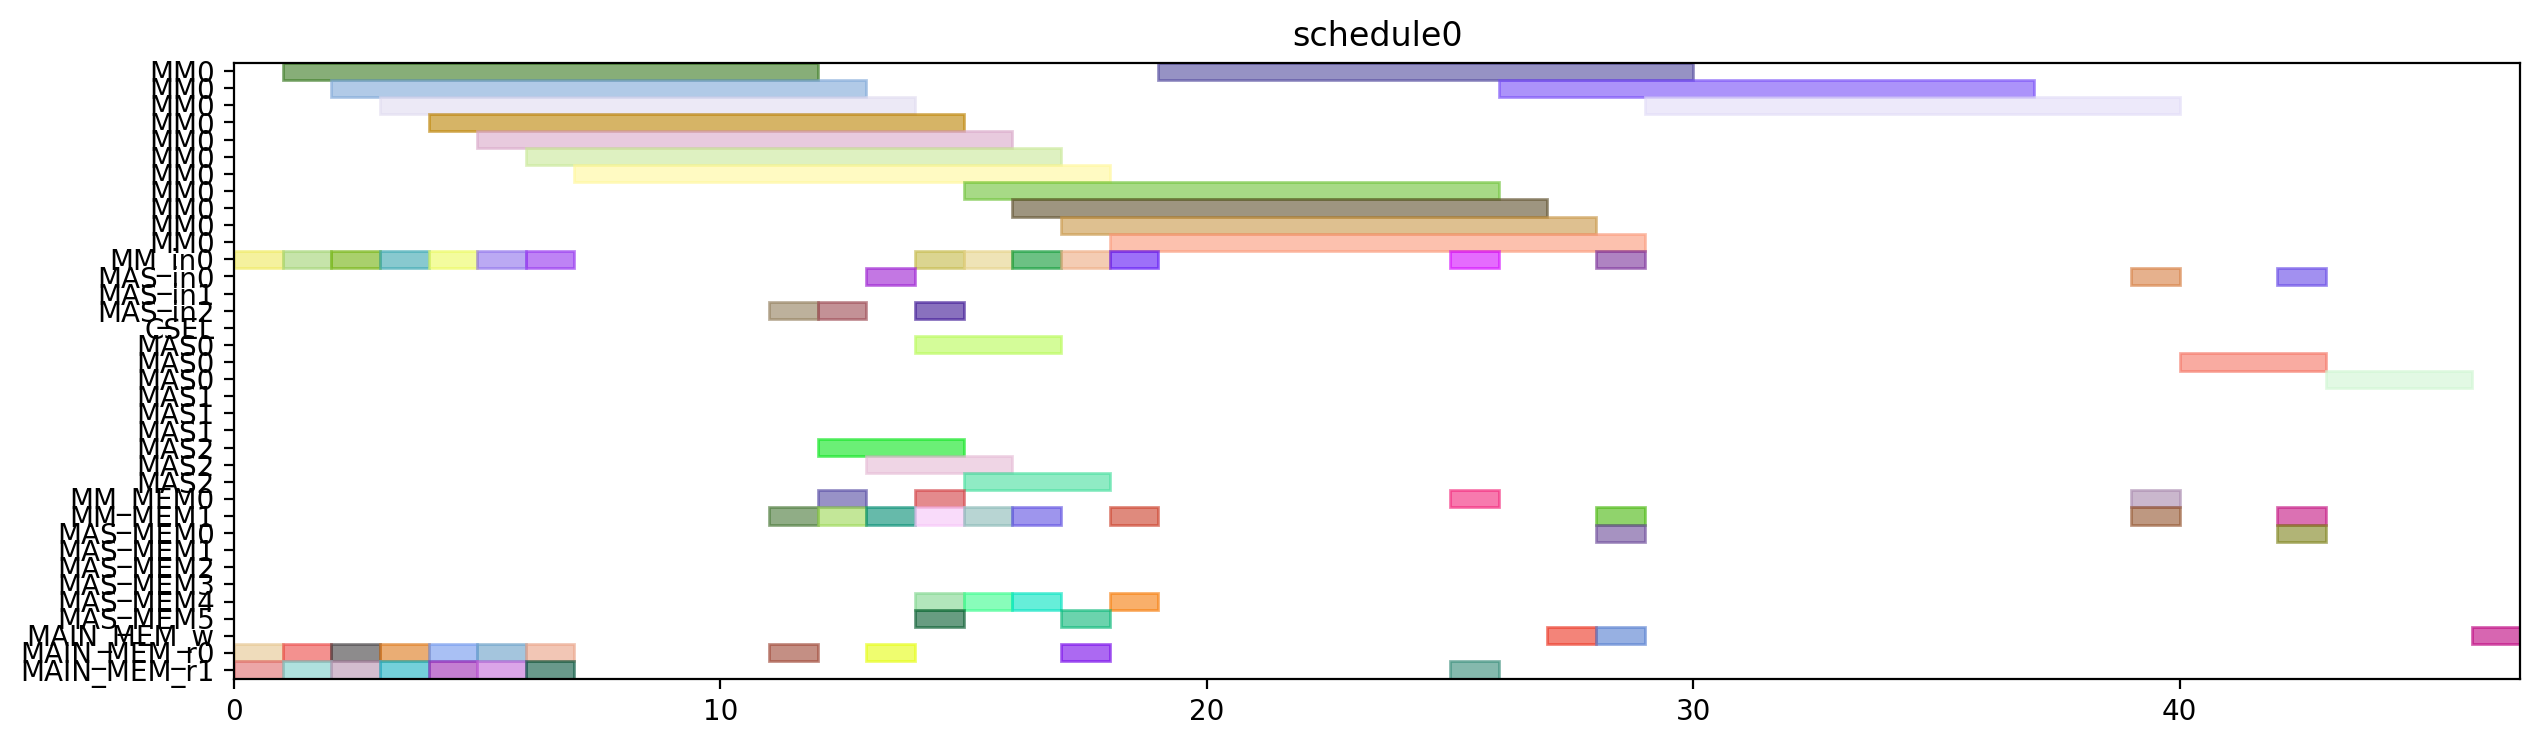

This figure's Python source:
from pyschedule import Scenario, solvers, plotters, alt


def solve():
	horizon = 120
	S = Scenario("schedule0", horizon=horizon)

	# resource
	MM = S.Resources('MM', num=1, size=11)
	MM_in = S.Resources('MM_in', num=1)
	MAS_in = S.Resources('MAS_in', num=3)
	CSEL = S.Resource('CSEL')
	MAS = S.Resources('MAS', num=3, size=3, periods=range(1, horizon))
	MM_MEM = S.Resources('MM_MEM', num=2)
	MAS_MEM = S.Resources('MAS_MEM', num=6)
	MAIN_MEM_w = S.Resource('MAIN_MEM_w', size=1)
	MAIN_MEM_r = S.Resources('MAIN_MEM_r', num=2)

	# result of previous scheduling

	# new tasks
	r1 = S.Task('r1', length=11, delay_cost=1)
	r1 += alt(MM)
	r1_in = S.Task('r1_in', length=1, delay_cost=1)
	r1_in += alt(MM_in)
	S += r1_in*MM_in[0]<=r1*MM[0]
	r1_mem0 = S.Task('r1_mem0', length=1, delay_cost=1)
	r1_mem0 += MAIN_MEM_r[0]
	S += r1_mem0 <= r1

	r1_mem1 = S.Task('r1_mem1', length=1, delay_cost=1)
	r1_mem1 += MAIN_MEM_r[1]
	S += r1_mem1 <= r1

	r3 = S.Task('r3', length=11, delay_cost=1)
	r3 += alt(MM)
	r3_in = S.Task('r3_in', length=1, delay_cost=1)
	r3_in += alt(MM_in)
	S += r3_in*MM_in[0]<=r3*MM[0]
	r3_mem0 = S.Task('r3_mem0', length=1, delay_cost=1)
	r3_mem0 += MAIN_MEM_r[0]
	S += r3_mem0 <= r3

	r3_mem1 = S.Task('r3_mem1', length=1, delay_cost=1)
	r3_mem1 += MAIN_MEM_r[1]
	S += r3_mem1 <= r3

	r4 = S.Task('r4', length=11, delay_cost=1)
	r4 += alt(MM)
	r4_in = S.Task('r4_in', length=1, delay_cost=1)
	r4_in += alt(MM_in)
	S += r4_in*MM_in[0]<=r4*MM[0]
	r4_mem0 = S.Task('r4_mem0', length=1, delay_cost=1)
	r4_mem0 += MAIN_MEM_r[0]
	S += r4_mem0 <= r4

	r4_mem1 = S.Task('r4_mem1', length=1, delay_cost=1)
	r4_mem1 += MAIN_MEM_r[1]
	S += r4_mem1 <= r4

	r5 = S.Task('r5', length=11, delay_cost=1)
	r5 += alt(MM)
	r5_in = S.Task('r5_in', length=1, delay_cost=1)
	r5_in += alt(MM_in)
	S += r5_in*MM_in[0]<=r5*MM[0]
	r5_mem0 = S.Task('r5_mem0', length=1, delay_cost=1)
	r5_mem0 += MAIN_MEM_r[0]
	S += r5_mem0 <= r5

	r5_mem1 = S.Task('r5_mem1', length=1, delay_cost=1)
	r5_mem1 += MAIN_MEM_r[1]
	S += r5_mem1 <= r5

	r6 = S.Task('r6', length=11, delay_cost=1)
	r6 += alt(MM)
	r6_in = S.Task('r6_in', length=1, delay_cost=1)
	r6_in += alt(MM_in)
	S += r6_in*MM_in[0]<=r6*MM[0]
	r6_mem0 = S.Task('r6_mem0', length=1, delay_cost=1)
	r6_mem0 += MAIN_MEM_r[0]
	S += r6_mem0 <= r6

	r6_mem1 = S.Task('r6_mem1', length=1, delay_cost=1)
	r6_mem1 += MAIN_MEM_r[1]
	S += r6_mem1 <= r6

	r12 = S.Task('r12', length=11, delay_cost=1)
	r12 += alt(MM)
	r12_in = S.Task('r12_in', length=1, delay_cost=1)
	r12_in += alt(MM_in)
	S += r12_in*MM_in[0]<=r12*MM[0]
	r12_mem0 = S.Task('r12_mem0', length=1, delay_cost=1)
	r12_mem0 += MAIN_MEM_r[0]
	S += r12_mem0 <= r12

	r12_mem1 = S.Task('r12_mem1', length=1, delay_cost=1)
	r12_mem1 += MAIN_MEM_r[1]
	S += r12_mem1 <= r12

	r13 = S.Task('r13', length=11, delay_cost=1)
	r13 += alt(MM)
	r13_in = S.Task('r13_in', length=1, delay_cost=1)
	r13_in += alt(MM_in)
	S += r13_in*MM_in[0]<=r13*MM[0]
	r13_mem0 = S.Task('r13_mem0', length=1, delay_cost=1)
	r13_mem0 += MAIN_MEM_r[0]
	S += r13_mem0 <= r13

	r13_mem1 = S.Task('r13_mem1', length=1, delay_cost=1)
	r13_mem1 += MAIN_MEM_r[1]
	S += r13_mem1 <= r13

	r2 = S.Task('r2', length=3, delay_cost=1)
	r2 += alt(MAS)
	r2_in = S.Task('r2_in', length=1, delay_cost=1)
	r2_in += alt(MAS_in)
	S += r2_in*MAS_in[0]<=r2*MAS[0]

	S += r2_in*MAS_in[1]<=r2*MAS[1]

	S += r2_in*MAS_in[2]<=r2*MAS[2]

	r2_mem0 = S.Task('r2_mem0', length=1, delay_cost=1)
	r2_mem0 += alt(MM_MEM)
	S += (r1*MM[0])-1 < r2_mem0*MM_MEM[0]
	S += r2_mem0 <= r2

	r2_mem1 = S.Task('r2_mem1', length=1, delay_cost=1)
	r2_mem1 += alt(MM_MEM)
	S += (r1*MM[0])-1 < r2_mem1*MM_MEM[1]
	S += r2_mem1 <= r2

	r7 = S.Task('r7', length=3, delay_cost=1)
	r7 += alt(MAS)
	r7_in = S.Task('r7_in', length=1, delay_cost=1)
	r7_in += alt(MAS_in)
	S += r7_in*MAS_in[0]<=r7*MAS[0]

	S += r7_in*MAS_in[1]<=r7*MAS[1]

	S += r7_in*MAS_in[2]<=r7*MAS[2]

	r7_mem0 = S.Task('r7_mem0', length=1, delay_cost=1)
	r7_mem0 += alt(MM_MEM)
	S += (r5*MM[0])-1 < r7_mem0*MM_MEM[0]
	S += r7_mem0 <= r7

	r7_mem1 = S.Task('r7_mem1', length=1, delay_cost=1)
	r7_mem1 += alt(MM_MEM)
	S += (r6*MM[0])-1 < r7_mem1*MM_MEM[1]
	S += r7_mem1 <= r7

	r8 = S.Task('r8', length=3, delay_cost=1)
	r8 += alt(MAS)
	r8_in = S.Task('r8_in', length=1, delay_cost=1)
	r8_in += alt(MAS_in)
	S += r8_in*MAS_in[0]<=r8*MAS[0]

	S += r8_in*MAS_in[1]<=r8*MAS[1]

	S += r8_in*MAS_in[2]<=r8*MAS[2]

	r8_mem0 = S.Task('r8_mem0', length=1, delay_cost=1)
	r8_mem0 += MAIN_MEM_r[0]
	S += r8_mem0 <= r8

	r8_mem1 = S.Task('r8_mem1', length=1, delay_cost=1)
	r8_mem1 += alt(MM_MEM)
	S += (r4*MM[0])-1 < r8_mem1*MM_MEM[1]
	S += r8_mem1 <= r8

	r10 = S.Task('r10', length=3, delay_cost=1)
	r10 += alt(MAS)
	r10_in = S.Task('r10_in', length=1, delay_cost=1)
	r10_in += alt(MAS_in)
	S += r10_in*MAS_in[0]<=r10*MAS[0]

	S += r10_in*MAS_in[1]<=r10*MAS[1]

	S += r10_in*MAS_in[2]<=r10*MAS[2]

	r10_mem0 = S.Task('r10_mem0', length=1, delay_cost=1)
	r10_mem0 += MAIN_MEM_r[0]
	S += r10_mem0 <= r10

	r10_mem1 = S.Task('r10_mem1', length=1, delay_cost=1)
	r10_mem1 += alt(MM_MEM)
	S += (r4*MM[0])-1 < r10_mem1*MM_MEM[1]
	S += r10_mem1 <= r10

	r9 = S.Task('r9', length=11, delay_cost=1)
	r9 += alt(MM)
	r9_in = S.Task('r9_in', length=1, delay_cost=1)
	r9_in += alt(MM_in)
	S += r9_in*MM_in[0]<=r9*MM[0]
	r9_mem0 = S.Task('r9_mem0', length=1, delay_cost=1)
	r9_mem0 += MAIN_MEM_r[0]
	S += r9_mem0 <= r9

	r9_mem1 = S.Task('r9_mem1', length=1, delay_cost=1)
	r9_mem1 += alt(MAS_MEM)
	S += (r7*MAS[0])-1 < r9_mem1*MAS_MEM[1]
	S += (r7*MAS[1])-1 < r9_mem1*MAS_MEM[3]
	S += (r7*MAS[2])-1 < r9_mem1*MAS_MEM[5]
	S += r9_mem1 <= r9

	r11 = S.Task('r11', length=11, delay_cost=1)
	r11 += alt(MM)
	r11_in = S.Task('r11_in', length=1, delay_cost=1)
	r11_in += alt(MM_in)
	S += r11_in*MM_in[0]<=r11*MM[0]
	r11_mem0 = S.Task('r11_mem0', length=1, delay_cost=1)
	r11_mem0 += alt(MAS_MEM)
	S += (r10*MAS[0])-1 < r11_mem0*MAS_MEM[0]
	S += (r10*MAS[1])-1 < r11_mem0*MAS_MEM[2]
	S += (r10*MAS[2])-1 < r11_mem0*MAS_MEM[4]
	S += r11_mem0 <= r11

	r11_mem1 = S.Task('r11_mem1', length=1, delay_cost=1)
	r11_mem1 += alt(MAS_MEM)
	S += (r10*MAS[0])-1 < r11_mem1*MAS_MEM[1]
	S += (r10*MAS[1])-1 < r11_mem1*MAS_MEM[3]
	S += (r10*MAS[2])-1 < r11_mem1*MAS_MEM[5]
	S += r11_mem1 <= r11

	PX_new = S.Task('PX_new', length=11, delay_cost=1)
	PX_new += alt(MM)
	PX_new_in = S.Task('PX_new_in', length=1, delay_cost=1)
	PX_new_in += alt(MM_in)
	S += PX_new_in*MM_in[0]<=PX_new*MM[0]
	S += 0<PX_new

	PX_new_w = S.Task('PX_new_w', length=1, delay_cost=1)
	PX_new_w += alt(MAIN_MEM_w)
	S += PX_new <= PX_new_w

	PX_new_mem0 = S.Task('PX_new_mem0', length=1, delay_cost=1)
	PX_new_mem0 += alt(MAS_MEM)
	S += (r2*MAS[0])-1 < PX_new_mem0*MAS_MEM[0]
	S += (r2*MAS[1])-1 < PX_new_mem0*MAS_MEM[2]
	S += (r2*MAS[2])-1 < PX_new_mem0*MAS_MEM[4]
	S += PX_new_mem0 <= PX_new

	PX_new_mem1 = S.Task('PX_new_mem1', length=1, delay_cost=1)
	PX_new_mem1 += alt(MM_MEM)
	S += (r12*MM[0])-1 < PX_new_mem1*MM_MEM[1]
	S += PX_new_mem1 <= PX_new

	r14 = S.Task('r14', length=11, delay_cost=1)
	r14 += alt(MM)
	r14_in = S.Task('r14_in', length=1, delay_cost=1)
	r14_in += alt(MM_in)
	S += r14_in*MM_in[0]<=r14*MM[0]
	r14_mem0 = S.Task('r14_mem0', length=1, delay_cost=1)
	r14_mem0 += alt(MAS_MEM)
	S += (r2*MAS[0])-1 < r14_mem0*MAS_MEM[0]
	S += (r2*MAS[1])-1 < r14_mem0*MAS_MEM[2]
	S += (r2*MAS[2])-1 < r14_mem0*MAS_MEM[4]
	S += r14_mem0 <= r14

	r14_mem1 = S.Task('r14_mem1', length=1, delay_cost=1)
	r14_mem1 += alt(MM_MEM)
	S += (r3*MM[0])-1 < r14_mem1*MM_MEM[1]
	S += r14_mem1 <= r14

	Z1_new = S.Task('Z1_new', length=11, delay_cost=1)
	Z1_new += alt(MM)
	Z1_new_in = S.Task('Z1_new_in', length=1, delay_cost=1)
	Z1_new_in += alt(MM_in)
	S += Z1_new_in*MM_in[0]<=Z1_new*MM[0]
	S += 0<Z1_new

	Z1_new_w = S.Task('Z1_new_w', length=1, delay_cost=1)
	Z1_new_w += alt(MAIN_MEM_w)
	S += Z1_new <= Z1_new_w

	Z1_new_mem0 = S.Task('Z1_new_mem0', length=1, delay_cost=1)
	Z1_new_mem0 += alt(MAS_MEM)
	S += (r2*MAS[0])-1 < Z1_new_mem0*MAS_MEM[0]
	S += (r2*MAS[1])-1 < Z1_new_mem0*MAS_MEM[2]
	S += (r2*MAS[2])-1 < Z1_new_mem0*MAS_MEM[4]
	S += Z1_new_mem0 <= Z1_new

	Z1_new_mem1 = S.Task('Z1_new_mem1', length=1, delay_cost=1)
	Z1_new_mem1 += alt(MM_MEM)
	S += (r13*MM[0])-1 < Z1_new_mem1*MM_MEM[1]
	S += Z1_new_mem1 <= Z1_new

	r15 = S.Task('r15', length=11, delay_cost=1)
	r15 += alt(MM)
	r15_in = S.Task('r15_in', length=1, delay_cost=1)
	r15_in += alt(MM_in)
	S += r15_in*MM_in[0]<=r15*MM[0]
	r15_mem0 = S.Task('r15_mem0', length=1, delay_cost=1)
	r15_mem0 += alt(MAS_MEM)
	S += (r8*MAS[0])-1 < r15_mem0*MAS_MEM[0]
	S += (r8*MAS[1])-1 < r15_mem0*MAS_MEM[2]
	S += (r8*MAS[2])-1 < r15_mem0*MAS_MEM[4]
	S += r15_mem0 <= r15

	r15_mem1 = S.Task('r15_mem1', length=1, delay_cost=1)
	r15_mem1 += alt(MM_MEM)
	S += (r9*MM[0])-1 < r15_mem1*MM_MEM[1]
	S += r15_mem1 <= r15

	r16 = S.Task('r16', length=11, delay_cost=1)
	r16 += alt(MM)
	r16_in = S.Task('r16_in', length=1, delay_cost=1)
	r16_in += alt(MM_in)
	S += r16_in*MM_in[0]<=r16*MM[0]
	r16_mem0 = S.Task('r16_mem0', length=1, delay_cost=1)
	r16_mem0 += alt(MM_MEM)
	S += (r11*MM[0])-1 < r16_mem0*MM_MEM[0]
	S += r16_mem0 <= r16

	r16_mem1 = S.Task('r16_mem1', length=1, delay_cost=1)
	r16_mem1 += MAIN_MEM_r[1]
	S += r16_mem1 <= r16

	r17 = S.Task('r17', length=3, delay_cost=1)
	r17 += alt(MAS)
	r17_in = S.Task('r17_in', length=1, delay_cost=1)
	r17_in += alt(MAS_in)
	S += r17_in*MAS_in[0]<=r17*MAS[0]

	S += r17_in*MAS_in[1]<=r17*MAS[1]

	S += r17_in*MAS_in[2]<=r17*MAS[2]

	r17_mem0 = S.Task('r17_mem0', length=1, delay_cost=1)
	r17_mem0 += alt(MM_MEM)
	S += (r14*MM[0])-1 < r17_mem0*MM_MEM[0]
	S += r17_mem0 <= r17

	r17_mem1 = S.Task('r17_mem1', length=1, delay_cost=1)
	r17_mem1 += alt(MM_MEM)
	S += (r15*MM[0])-1 < r17_mem1*MM_MEM[1]
	S += r17_mem1 <= r17

	PY_new = S.Task('PY_new', length=3, delay_cost=1)
	PY_new += alt(MAS)
	PY_new_in = S.Task('PY_new_in', length=1, delay_cost=1)
	PY_new_in += alt(MAS_in)
	S += PY_new_in*MAS_in[0]<=PY_new*MAS[0]

	S += PY_new_in*MAS_in[1]<=PY_new*MAS[1]

	S += PY_new_in*MAS_in[2]<=PY_new*MAS[2]

	S += 0<PY_new

	PY_new_w = S.Task('PY_new_w', length=1, delay_cost=1)
	PY_new_w += alt(MAIN_MEM_w)
	S += PY_new <= PY_new_w

	PY_new_mem0 = S.Task('PY_new_mem0', length=1, delay_cost=1)
	PY_new_mem0 += alt(MAS_MEM)
	S += (r17*MAS[0])-1 < PY_new_mem0*MAS_MEM[0]
	S += (r17*MAS[1])-1 < PY_new_mem0*MAS_MEM[2]
	S += (r17*MAS[2])-1 < PY_new_mem0*MAS_MEM[4]
	S += PY_new_mem0 <= PY_new

	PY_new_mem1 = S.Task('PY_new_mem1', length=1, delay_cost=1)
	PY_new_mem1 += alt(MM_MEM)
	S += (r16*MM[0])-1 < PY_new_mem1*MM_MEM[1]
	S += PY_new_mem1 <= PY_new

	solvers.mip.solve(S,msg=1,kind='CPLEX',ratio_gap=1.01)

	solution = [['hoge']*len(S.solution()[1]) for i in range(len(S.solution()))]
	for i in range(len(S.solution())):
		for j in range(len(S.solution()[i])):
			solution[i][j]=str(S.solution()[i][j])
	print(solution)

	cycles = int(solution[-1][3])

	pic_file_name = "/mnt/rose/usr1/fukuda/ABE/multiRAM_multiMAS_16mux/scheduling_result/stage11MM1_stage3MAS3/EP_YRECOVER/schedule0.png"
	if(S.solution() != []):
		plotters.matplotlib.plot(S,img_filename=pic_file_name, show_task_labels=False, fig_size=(cycles*0.25+3, 4))

	return solution
